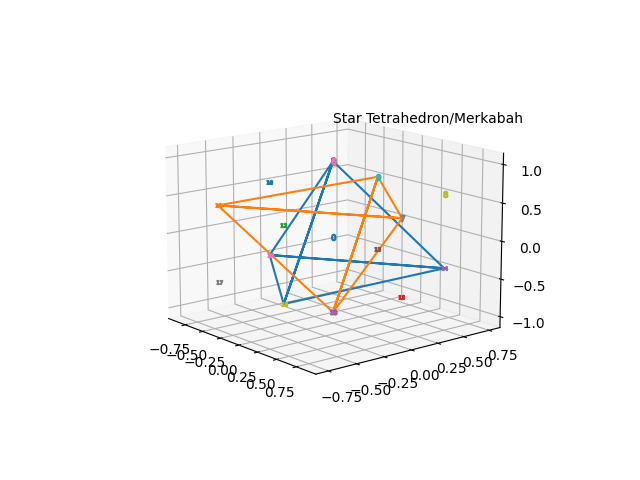

Recreate this plot in Python.
from functions.Sphere.sphere import Sphere
from matplotlib.pyplot import *

# Here shouldcode for a plot with the 3d seed of life,
# flower of life and hopefully Star-tetrahedron/Merkabah be

# Flower of life

fig = figure()
ax = fig.add_subplot(projection='3d')
ax.text(0,0,1.5,s="Star Tetrahedron/Merkabah")

x, y, z = Sphere()
print(len(x))

for i in range(25):
    s = "$" + str(i) + "$"
    ax.scatter(x[i], y[i], z[i], marker=s)

# Points for tetrahedron 1
# 6, 14, 16, 18
xt1 = [x[6], x[14], x[16], x[6], x[18], x[6], x[18], x[14], x[16], x[18]]
yt1 = [y[6], y[14], y[16], y[6], y[18], y[6], y[18], y[14], y[16], y[18]]
zt1 = [z[6], z[14], z[16], z[6], z[18], z[6], z[18], z[14], z[16], z[18]]

# Points for tetrahedron 2
# 20, 11, 7, 9
xt2 = [x[20], x[11], x[7], x[20], x[9], x[20], x[9], x[11], x[7], x[9]]
yt2 = [y[20], y[11], y[7], y[20], y[9], y[20], y[9], y[11], y[7], y[9]]
zt2 = [z[20], z[11], z[7], z[20], z[9], z[20], z[9], z[11], z[7], z[9]]


plot(xt1,yt1,zt1)
plot(xt2,yt2,zt2)

show()
